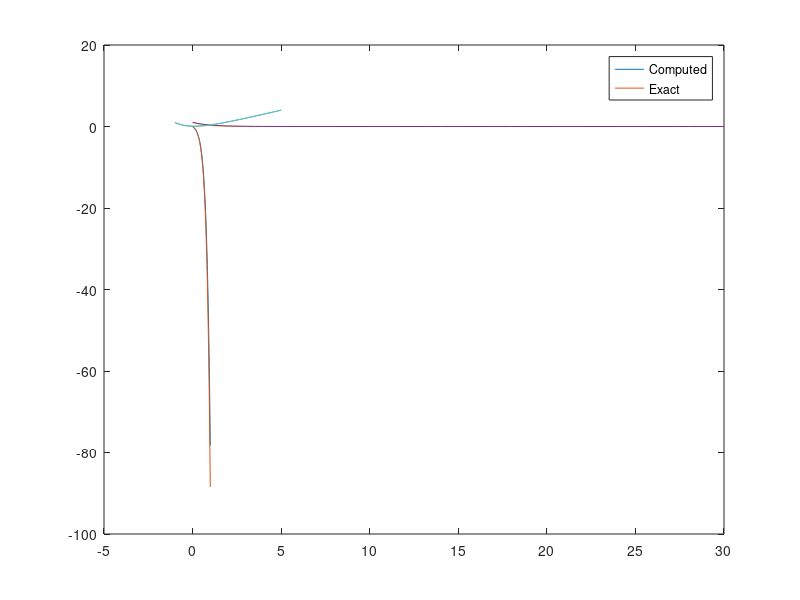

Write MATLAB code to recreate this figure.
%% Test 1
% Equation:
% y'(t) = 5*y(t) - 3   in [ 0, 1 ]
%  y(0) = 0
% Discretization:
% h = 0.01
% Nh = 100

clear all
close all

fileID = fopen( 'solution_1.txt', 'r' );
u_n = fscanf( fileID, '%f' );
u_ex = @(t) -3/5 * exp(5*t) + 3/5;
t = linspace( 0, 1, length(u_n) );
plot( t, u_n )
hold on
plot( t, u_ex(t) )
legend( 'Computed', 'Exact' )

%% Test 2
% Equation:
% y'(t) = -y(t)   in [ 0, 30 ]
%  y(0) = 1
% Discretization:
% h = ?     
% Nh = ?
%
% NB:  if h<2     ==>   u->0 as t->inf
%      otherwise  ==>   u diverges

clear all
close all

fileID = fopen( 'solution_2.txt', 'r' );
u_n = fscanf( fileID, '%f' );
u_ex = @(t) exp(-t);
t = linspace( 0, 30, length(u_n) );
plot( t, u_n )
hold on
plot( t, u_ex(t) )
legend( 'Computed', 'Exact' )

%% Test 3
% Equation:
% y'(t) = t - y(t)   in [ -1, 5 ]
% y(-1) = 1
% Discretization:
% h = ?
% Nh = ?

clear all
close all

fileID = fopen( 'solution_3.txt', 'r' );
u_n = fscanf( fileID, '%f' );
u_ex = @(t) t - 1 + 3*exp(-(t+1));
t = linspace( -1, 5, length(u_n) );
plot( t, u_n )
hold on
plot( t, u_ex(t) )
legend( 'Computed', 'Exact' )
